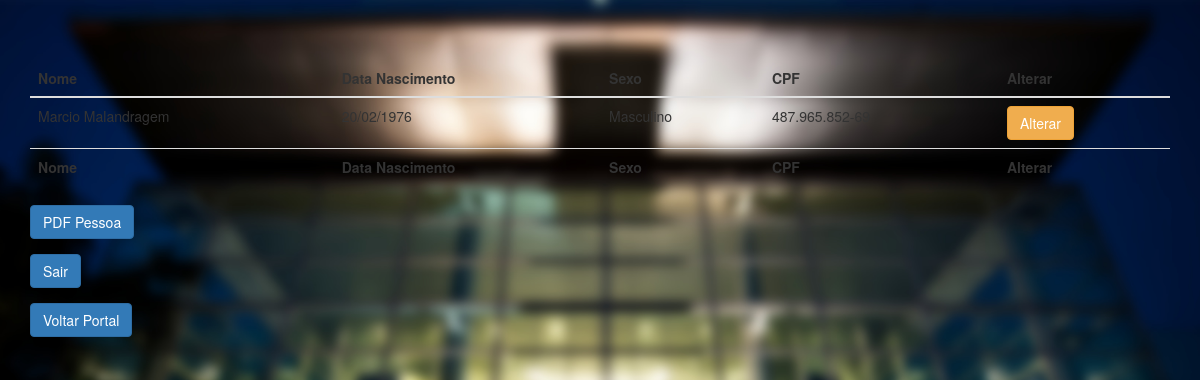
The page /visao/professor/dados-professor.php (signed in) on the database its author committed.
### tables this page shows
CREATE TABLE `pessoa` (
  `idpessoa` bigint(20) NOT NULL,
  `nome` varchar(30) NOT NULL,
  `sexo` varchar(30) NOT NULL,
  `datanasc` varchar(30) NOT NULL,
  `cpf` char(14) NOT NULL,
  `idestado` bigint(20) DEFAULT NULL,
  `idcidade` bigint(20) DEFAULT NULL,
  `idbairro` bigint(20) DEFAULT NULL,
  `idrua` bigint(20) DEFAULT NULL
);

### dao/conexaobanco.class.php (called while the page is built, shortened)
<?php
class ConexaoBanco extends PDO {
  private static $instance = null;
  public static function getInstance(){
    try{
        if(!isset(self::$instance)){
          self::$instance = new
          ConexaoBanco("mysql:dbname=escolav2;host=localhost","root","");
        }
        return self::$instance;
    }catch(PDOException $e){
        echo "Erro ao conectar no banco! ".$e;
    }
  }
}

### dao/pessoadao.class.php (called while the page is built, shortened)
<?php
require_once 'conexaobanco.class.php';
 class PessoaDAO {
   private $conexao = null;
   public function __construct(){
     $this->conexao = ConexaoBanco::getInstance();
   }
   public function buscarPessoa($u){
       try {
           $stat = $this->conexao->prepare("select * from pessoa where idpessoa = ?");
           $stat->bindValue(1, $u->idUsuario);
           $stat->execute();
           $array = $stat->fetchAll(PDO::FETCH_CLASS, 'Usuario');
           return $array;
       }
       catch (PDOException $e) {
           echo "Erro ao buscar usuario! " . $e;
       }
   }
 }

### modelo/usuario.class.php (called while the page is built, shortened)
<?php
class Usuario {
  public function __get($a){return $this->$a;}
}

### visao/professor/dados-professor.php (the view, shortened to what this page needs)
<?php
include_once '../../dao/pessoadao.class.php';
if(isset($_SESSION['privateUser'])){
  include_once "../../modelo/usuario.class.php";
  $u = unserialize($_SESSION['privateUser']);
}else{
  $_SESSION['msg'] = "Você não está logado!";
  header("location:../../index.php");
  return;
}
?>
<!DOCTYPE html>
<html lang="en">
<head>
    <link href="../../vendor/twbs/bootstrap/dist/css/bootstrap.min.css" rel="stylesheet"/>
    <link rel="stylesheet" type='text/css' href="../../assets/css/style.css">
</head>
<body>
<div class='container'>
<div class="table-responsive">
<table class="table table-hover table-dark">
  <thead>
    <tr>
      <th>Nome</th>
      <th>Data Nascimento</th>
      <th>Sexo</th>
      <th>CPF</th>
      <th>Alterar</th>
    </tr>
  </thead>
  <tfoot>
    <tr>
      <th>Nome</th>
      <th>Data Nascimento</th>
      <th>Sexo</th>
      <th>CPF</th>
      <th>Alterar</th>
    </tr>
  </tfoot>
  <tbody>
    <?php
    $pDAO = new PessoaDAO();
    $ps = $pDAO->buscarPessoa($u);
    foreach ($ps as $p) {
      echo "<tr>";
      echo "<td>$p->nome</td>";
      echo "<td>$p->datanasc</td>";
      echo "<td>$p->sexo</td>";
      echo "<td>$p->cpf</td>";
      echo "<td><a href='alterar-professor.php?id=$p->idpessoa' class='btn btn-warning'>Alterar</a></td>";
    echo "</tr>";
    }
    ?>
  </tbody>
</table>
</div>
<form name="pdfaluno" method="post" action="">
  <div class="form-group">
    <input type="submit" name="pdfaluno" value="PDF Pessoa" class="btn btn-primary">
  </div>
</form>
<form name="deslogar" method="post" action="">
  <div class="form-group">
    <input type="submit" name="deslogar" value="Sair" class="btn btn-primary">
  </div>
  <div class="form-group">
    <input type="submit" name="voltarportal" value="Voltar Portal" class="btn btn-primary">
  </div>
</form>
</div>
</body>

### assets/css/style.css (style rules this page uses)
body { background: url('../../img/back.jpg')no-repeat center center fixed; -webkit-background-size:cover; -moz-background-size:cover; -o-background-size:cover; background-size:cover; padding-top: 5%; }

### rows shown on the page
pessoa: nome "Marcio Malandragem", datanasc "20/02/1976", sexo "Masculino", cpf "487.965.852-69"
